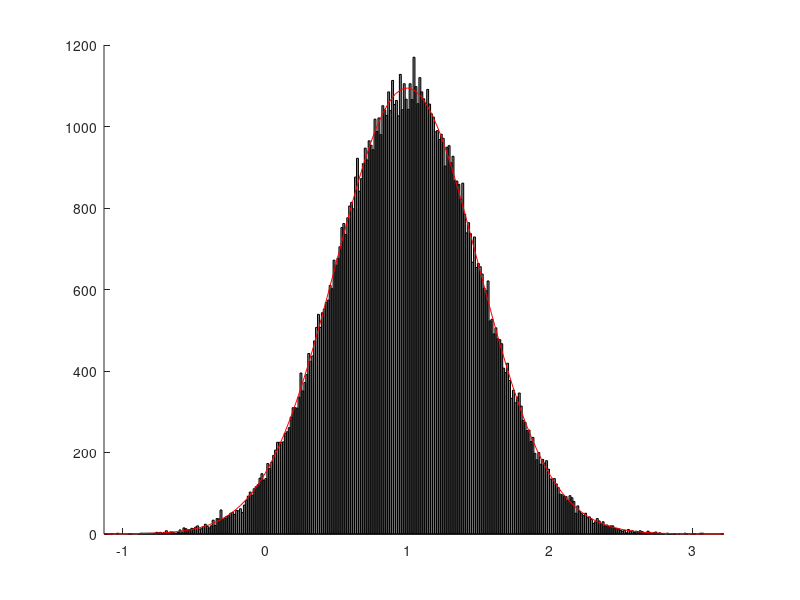

Here is the MATLAB script that generated this plot: (Note: this script raises an error after producing the figure.)
rng(0,'twister');
stddev = 0.5;
mean = 1;
set1 = stddev.*randn(1000,1) + mean;
set2 = stddev.*randn(100000,1) + mean;

yset1 = stddev.*randn(1000,1) + mean;
yset2 = stddev.*randn(100000,1) + mean;

   for j = 1:length(set1)
        %set1(j)=min(-3,max(3,set1(j)));
   end
   
   for j = 1:length(set2)
        %set2(j)=min(-3,max(3,set2(j)));
   end
    yset1 = set1.^2;
    yset2 = set2.^2;
   %yset1 = yset1.*randn(1000,1) + mean;
   %for j = 1:length(set1)
   %     yset1(j)=set1(j)*set1(j);
   %end
   
   %for j = 1:length(set2)
    %    set2(j)=min(-3,max(3,set2(j)));
   %end
    

hold on;
%h1=histfit(set1);
%set(h1(1),'facecolor',[0.5,0.2,0.2]); 
%set(h1(1),'FaceAlpha',0.5);

%h2=histfit(yset1);
%set(h2(1),'facecolor',[0.2,0.5,0.5]);
%set(h2(1),'FaceAlpha',0.5);

h3=histfit(set2);
set(h3(1),'facecolor',[0.5,0.5,0.5]);
set(h3(1),'FaceAlpha',0.5);

h4=histfit(yset2);
set(h4(1),'facecolor',[0.7,0.7,0.5]);
set(h4(1),'FaceAlpha',0.5);

hold off